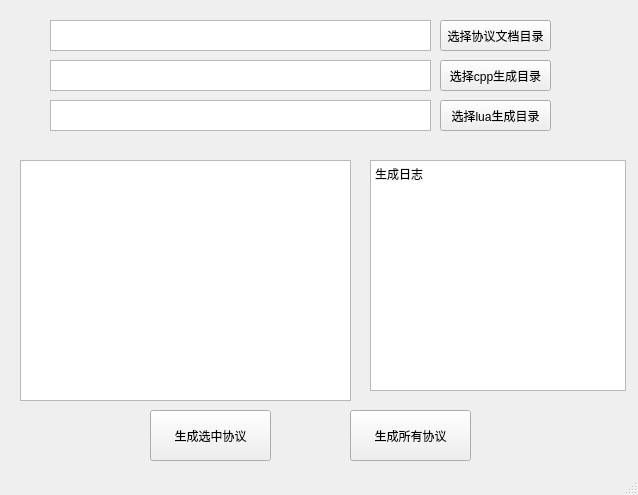
<?xml version="1.0" encoding="UTF-8"?>
<ui version="4.0">
 <class>MainWindow</class>
 <widget class="QMainWindow" name="MainWindow">
  <property name="geometry">
   <rect>
    <x>0</x>
    <y>0</y>
    <width>638</width>
    <height>495</height>
   </rect>
  </property>
  <property name="windowTitle">
   <string>天天协议代码生成器</string>
  </property>
  <widget class="QWidget" name="centralWidget">
   <widget class="QListView" name="xml_list_view">
    <property name="geometry">
     <rect>
      <x>20</x>
      <y>160</y>
      <width>331</width>
      <height>241</height>
     </rect>
    </property>
   </widget>
   <widget class="QPushButton" name="generate_one_btn">
    <property name="geometry">
     <rect>
      <x>150</x>
      <y>410</y>
      <width>121</width>
      <height>51</height>
     </rect>
    </property>
    <property name="text">
     <string>生成选中协议</string>
    </property>
   </widget>
   <widget class="QPushButton" name="generate_all_btn">
    <property name="geometry">
     <rect>
      <x>350</x>
      <y>410</y>
      <width>121</width>
      <height>51</height>
     </rect>
    </property>
    <property name="text">
     <string>生成所有协议</string>
    </property>
   </widget>
   <widget class="QPushButton" name="select_xml_path_btn">
    <property name="geometry">
     <rect>
      <x>440</x>
      <y>20</y>
      <width>111</width>
      <height>31</height>
     </rect>
    </property>
    <property name="text">
     <string>选择协议文档目录</string>
    </property>
   </widget>
   <widget class="QTextBrowser" name="select_xml_path_txt">
    <property name="geometry">
     <rect>
      <x>50</x>
      <y>20</y>
      <width>381</width>
      <height>31</height>
     </rect>
    </property>
   </widget>
   <widget class="QTextBrowser" name="select_cpp_path_txt">
    <property name="geometry">
     <rect>
      <x>50</x>
      <y>60</y>
      <width>381</width>
      <height>31</height>
     </rect>
    </property>
   </widget>
   <widget class="QPushButton" name="select_cpp_path_btn">
    <property name="geometry">
     <rect>
      <x>440</x>
      <y>60</y>
      <width>111</width>
      <height>31</height>
     </rect>
    </property>
    <property name="text">
     <string>选择cpp生成目录</string>
    </property>
   </widget>
   <widget class="QTextBrowser" name="select_lua_path_txt">
    <property name="geometry">
     <rect>
      <x>50</x>
      <y>100</y>
      <width>381</width>
      <height>31</height>
     </rect>
    </property>
   </widget>
   <widget class="QPushButton" name="select_lua_path_btn">
    <property name="geometry">
     <rect>
      <x>440</x>
      <y>100</y>
      <width>111</width>
      <height>31</height>
     </rect>
    </property>
    <property name="text">
     <string>选择lua生成目录</string>
    </property>
   </widget>
   <widget class="QTextBrowser" name="generate_log_txt">
    <property name="geometry">
     <rect>
      <x>370</x>
      <y>160</y>
      <width>256</width>
      <height>231</height>
     </rect>
    </property>
    <property name="html">
     <string>&lt;!DOCTYPE HTML PUBLIC &quot;-//W3C//DTD HTML 4.0//EN&quot; &quot;http://www.w3.org/TR/REC-html40/strict.dtd&quot;&gt;
&lt;html&gt;&lt;head&gt;&lt;meta name=&quot;qrichtext&quot; content=&quot;1&quot; /&gt;&lt;style type=&quot;text/css&quot;&gt;
p, li { white-space: pre-wrap; }
&lt;/style&gt;&lt;/head&gt;&lt;body style=&quot; font-family:'SimSun'; font-size:9pt; font-weight:400; font-style:normal;&quot;&gt;
&lt;p style=&quot; margin-top:0px; margin-bottom:0px; margin-left:0px; margin-right:0px; -qt-block-indent:0; text-indent:0px;&quot;&gt;生成日志&lt;/p&gt;&lt;/body&gt;&lt;/html&gt;</string>
    </property>
   </widget>
  </widget>
  <widget class="QStatusBar" name="statusBar"/>
 </widget>
 <layoutdefault spacing="6" margin="11"/>
 <resources/>
 <connections/>
</ui>
